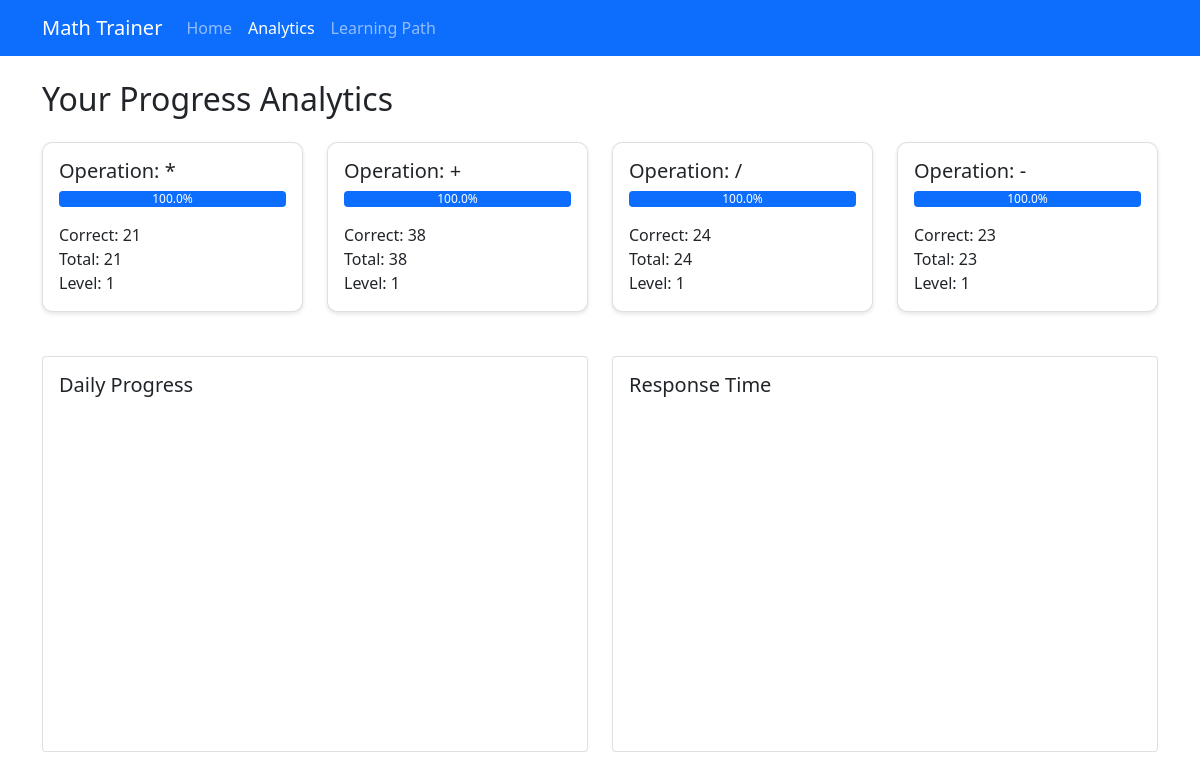
The app's page /analytics (signed in) with its own data.
### models.py (models this page shows)
class Progress(db.Model):
    id = db.Column(db.Integer, primary_key=True)
    user_id = db.Column(db.Integer, db.ForeignKey('user.id'), nullable=False)
    operation = db.Column(db.String(1), nullable=False)  # +, -, *, /
    difficulty_level = db.Column(db.Integer, nullable=False)
    correct_answers = db.Column(db.Integer, default=0)
    total_attempts = db.Column(db.Integer, default=0)
    last_attempt = db.Column(db.DateTime, default=datetime.utcnow)
    __table_args__ = (
        db.Index('idx_progress_user_operation', 'user_id', 'operation'),
    )
    @property
    def accuracy(self):
        return (self.correct_answers / self.total_attempts * 100) if self.total_attempts > 0 else 0

### app.py (the view)
@app.route('/analytics')
def analytics():
    if 'user_id' not in session:
        return render_template('analytics.html', progress=[], analytics=[])
    user = User.query.get(session['user_id'])
    progress_data = Progress.query.filter_by(user_id=user.id).all()
    analytics_data = Analytics.query.filter_by(user_id=user.id).order_by(Analytics.session_date.desc()).limit(7).all()
    analytics_dicts = [
        {
            'session_date': a.session_date.strftime('%Y-%m-%d'),
            'questions_attempted': a.questions_attempted,
            'correct_answers': a.correct_answers,
            'average_response_time': a.average_response_time,
            'session_duration': a.session_duration,
            'accuracy': a.accuracy
        }
        for a in analytics_data
    ]
    return render_template('analytics.html',
                         progress=progress_data,
                         analytics=analytics_dicts)

### app.py (called while the page is built)
@app.after_request
def add_header(response):
    response.headers['Cache-Control'] = 'no-cache, no-store, must-revalidate'
    response.headers['Pragma'] = 'no-cache'
    response.headers['Expires'] = '0'
    return response

### models.py (called while the page is built)
    @property
    def accuracy(self):
        return (self.correct_answers / self.questions_attempted * 100) if self.questions_attempted > 0 else 0

### templates/analytics.html (shortened to what this page needs)
<!DOCTYPE html>
<html lang="en">
<head>
    <link href="https://cdn.jsdelivr.net/npm/bootstrap@5.1.3/dist/css/bootstrap.min.css" rel="stylesheet">
</head>
<body>
    <nav class="navbar navbar-expand-lg navbar-dark bg-primary">
        <div class="container">
            <a class="navbar-brand" href="/">Math Trainer</a>
            <div class="collapse navbar-collapse" id="navbarNav">
                <ul class="navbar-nav">
                    <li class="nav-item">
                        <a class="nav-link" href="/">Home</a>
                    </li>
                    <li class="nav-item">
                        <a class="nav-link active" href="/analytics">Analytics</a>
                    </li>
                    <li class="nav-item">
                        <a class="nav-link" href="/learning-path">Learning Path</a>
                    </li>
                </ul>
            </div>
        </div>
    </nav>
    <div class="container mt-4">
        <h2 class="mb-4">Your Progress Analytics</h2>
        <div class="row">
            {% for op in progress %}
            <div class="col-md-3">
                <div class="card progress-card">
                    <div class="card-body">
                        <h5 class="card-title">Operation: {{ op.operation }}</h5>
                        <div class="progress mb-3">
                            <div class="progress-bar" role="progressbar"
                                 style="width: {{ op.accuracy }}%"
                                 aria-valuenow="{{ op.accuracy }}"
                                 aria-valuemin="0"
                                 aria-valuemax="100">
                                {{ "%.1f"|format(op.accuracy) }}%
                            </div>
                        </div>
                        <p class="card-text">
                            Correct: {{ op.correct_answers }}<br>
                            Total: {{ op.total_attempts }}<br>
                            Level: {{ op.difficulty_level }}
                        </p>
                    </div>
                </div>
            </div>
            {% endfor %}
        </div>
        <div class="row mt-4">
            <div class="col-md-6">
                <div class="card">
                    <div class="card-body">
                        <h5 class="card-title">Daily Progress</h5>
                        <div id="dailyProgressChart" class="chart-container"></div>
                    </div>
                </div>
            </div>
            <div class="col-md-6">
                <div class="card">
                    <div class="card-body">
                        <h5 class="card-title">Response Time</h5>
                        <div id="responseTimeChart" class="chart-container"></div>
                    </div>
                </div>
            </div>
        </div>
    </div>
</body>
</html>

### templates/analytics.html (style rules this page uses)
.progress-card { margin-bottom: 20px; border-radius: 10px; box-shadow: 0 2px 4px rgba(0,0,0,0.1); }
.chart-container { height: 300px; margin-bottom: 30px; }

### records on screen
Progress: operation "*", accuracy "100.0", correct_answers "21", total_attempts "21", difficulty_level "1"
Progress: operation "+", accuracy "100.0", correct_answers "38", total_attempts "38", difficulty_level "1"
Progress: operation "/", accuracy "100.0", correct_answers "24", total_attempts "24", difficulty_level "1"
Progress: operation "-", accuracy "100.0", correct_answers "23", total_attempts "23", difficulty_level "1"
